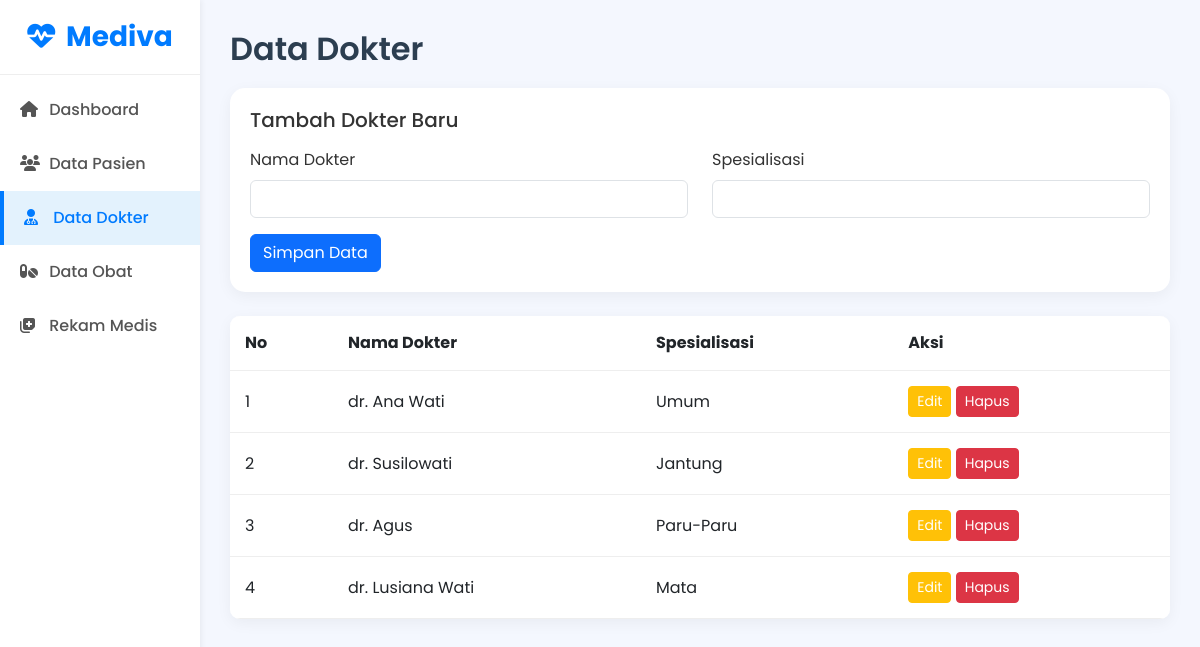
Screenshot of /dokter.php with the database file from the repository.
### tables this page shows
CREATE TABLE `dokter` (
  `id_dokter` int(11) NOT NULL,
  `nama_dokter` varchar(100) NOT NULL,
  `spesialisasi` varchar(50) NOT NULL
);

### dokter.php (the view, shortened to what this page needs)
<?php
include 'koneksi.php';
?>
<!DOCTYPE html>
<html lang="id">
<head>
    <link href="https://cdn.jsdelivr.net/npm/bootstrap@5.3.0/dist/css/bootstrap.min.css" rel="stylesheet">
    <link rel="stylesheet" href="https://cdnjs.cloudflare.com/ajax/libs/font-awesome/6.4.0/css/all.min.css">
</head>
<body>
<div class="container-fluid">
    <div class="row">
        <div class="col-md-2 sidebar p-0">
            <h3><i class="fas fa-heartbeat me-2"></i> Mediva</h3>
            <a href="index.php"><i class="fas fa-home"></i> Dashboard</a>
            <a href="pasien.php"><i class="fas fa-users"></i> Data Pasien</a>
            <a href="dokter.php" class="active"><i class="fas fa-user-md"></i> Data Dokter</a>
            <a href="obat.php"><i class="fas fa-pills"></i> Data Obat</a>
            <a href="rekam_medis.php"><i class="fas fa-notes-medical"></i> Rekam Medis</a>
        </div>
        <div class="col-md-10 main-content">
            <h2 class="page-title">Data Dokter</h2>
            <div class="card-custom">
                <h5 class="mb-3">Tambah Dokter Baru</h5>
                <form method="POST" action="">
                    <div class="row">
                        <div class="col-md-6 mb-3">
                            <label class="form-label">Nama Dokter</label>
                            <input type="text" name="nama_dokter" class="form-control" required>
                        </div>
                        <div class="col-md-6 mb-3">
                            <label class="form-label">Spesialisasi</label>
                            <input type="text" name="spesialisasi" class="form-control" required>
                        </div>
                    </div>
                    <button type="submit" name="tambah" class="btn btn-primary">Simpan Data</button>
                </form>
            </div>
            <div class="table-custom mt-4">
                <table class="table mb-0">
                    <thead>
                        <tr>
                            <th>No</th>
                            <th>Nama Dokter</th>
                            <th>Spesialisasi</th>
                            <th>Aksi</th>
                        </tr>
                    </thead>
                    <tbody>
                        <?php
                        $no = 1;
                        $result = mysqli_query($conn, "SELECT * FROM dokter");
                        if (mysqli_num_rows($result) > 0) {
                            while ($row = mysqli_fetch_assoc($result)) {
                                echo "<tr>";
                                echo "<td>" . $no++ . "</td>";
                                echo "<td>" . $row['nama_dokter'] . "</td>";
                                echo "<td>" . $row['spesialisasi'] . "</td>";
                                echo "<td>
                                        <a href='edit_dokter.php?id=" . $row['id_dokter'] . "' class='btn btn-sm btn-warning text-white'>Edit</a>
                                        <button type='button' class='btn btn-sm btn-danger' data-bs-toggle='modal' data-bs-target='#modalHapus' data-id='" . $row['id_dokter'] . "'>Hapus</button>
                                      </td>";
                                echo "</tr>";
                            }
                        } else {
                            echo "<tr><td colspan='4' class='text-center'>Belum ada data dokter.</td></tr>";
                        }
                        ?>
                    </tbody>
                </table>
            </div>
        </div>
    </div>
</div>
</body>
</html>

### dokter.php (style rules this page uses)
body { background-color: #f4f7fe; font-family: 'Poppins', sans-serif; color: #333; }
.sidebar { background-color: #ffffff; min-height: 100vh; box-shadow: 2px 0 5px rgba(0,0,0,0.05); }
.sidebar h3 { color: #007bff; font-weight: 700; padding: 20px; text-align: center; border-bottom: 1px solid #eee; }
.sidebar a { display: block; padding: 15px 20px; color: #555; text-decoration: none; font-weight: 500; transition: 0.3s; }
.sidebar a:hover, .sidebar a.active { background-color: #e3f2fd; color: #007bff; border-left: 4px solid #007bff; }
.sidebar i { width: 25px; }
.main-content { padding: 30px; }
.page-title { color: #2c3e50; font-weight: 600; margin-bottom: 20px; }
.card-custom { background: #fff; border-radius: 15px; padding: 20px; box-shadow: 0 4px 15px rgba(0,0,0,0.05); border: none; margin-bottom: 20px; }
.table-custom { background: #fff; border-radius: 10px; overflow: hidden; box-shadow: 0 4px 15px rgba(0,0,0,0.05); }
.table-custom thead { background-color: #f8f9fa; color: #555; }
.table-custom th, .table-custom td { padding: 15px; border-bottom: 1px solid #eee; vertical-align: middle; }

### rows the page displays
dokter: nama_dokter "dr. Ana Wati", spesialisasi "Umum"
dokter: nama_dokter "dr. Susilowati", spesialisasi "Jantung"
dokter: nama_dokter "dr. Agus", spesialisasi "Paru-Paru"
dokter: nama_dokter "dr. Lusiana Wati", spesialisasi "Mata"
